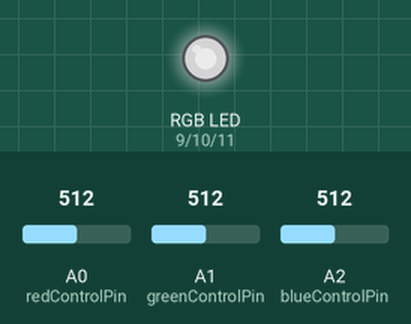
A sketch run on a simulated Arduino Uno, built with avr-gcc and run on an emulated ATmega328P. Shown: an RGB LED mixed from three pins (HIGH = lit). The inputs (shaded band) are chosen by the test bench; at power-on: A0 (redControlPin) = 512, A1 (greenControlPin) = 512, A2 (blueControlPin) = 512. Dim RGB values are drawn brighter than linear.

Above: at 1.2 s.
1.3 s: A0 (redControlPin) set to 716
At 1.6 s:
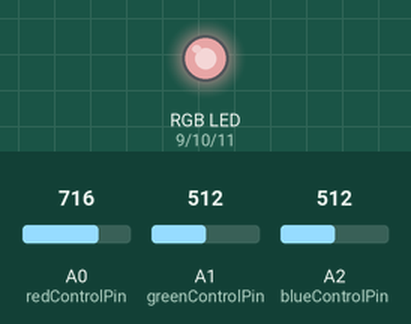
2.8 s: A1 (greenControlPin) set to 716
At 3.6 s:
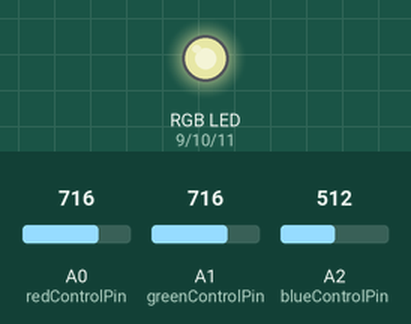
4.3 s: A2 (blueControlPin) set to 716
At 4.9 s:
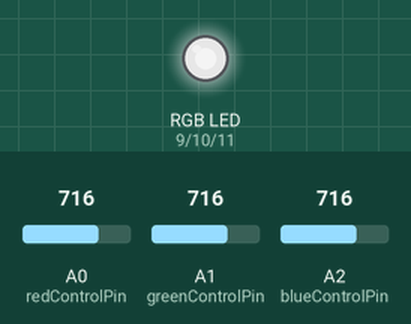
5.8 s: A0 (redControlPin) set to 900
At 6.2 s:
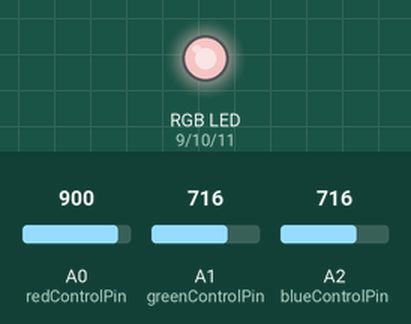
7.3 s: A1 (greenControlPin) set to 900
At 8.5 s:
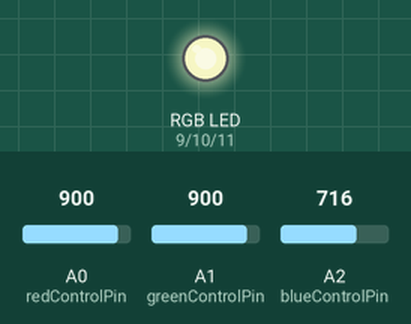
8.8 s: A2 (blueControlPin) set to 900
At 9.5 s:
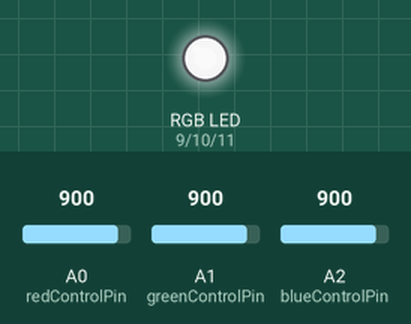
Timing chart, 0 to 11.3 s (numbered marks = the images above; inputs shaded):
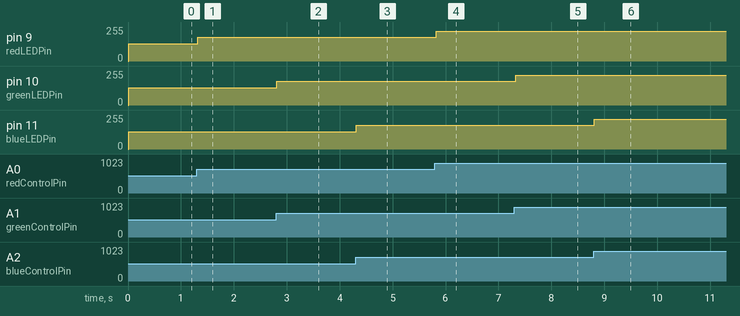

Measured:
- after the input at 1.3 s, pin 9 (redLEDPin): 128/255 → 179/255 at once
- after the input at 2.8 s, pin 10 (greenLEDPin): 128/255 → 179/255 at once
- after the input at 4.3 s, pin 11 (blueLEDPin): 128/255 → 179/255 at once
- after the input at 5.8 s, pin 9 (redLEDPin): 179/255 → 225/255 at once
- after the input at 7.3 s, pin 10 (greenLEDPin): 179/255 → 225/255 at once
- after the input at 8.8 s, pin 11 (blueLEDPin): 179/255 → 225/255 at once

The sketch:

Program.ino
```cpp
constexpr int redLEDPin = 9;
constexpr int greenLEDPin = 10;
constexpr int blueLEDPin = 11;

constexpr int redControlPin = A0;
constexpr int greenControlPin = A1;
constexpr int blueControlPin = A2;

uint16_t redControlValue = 0;
uint16_t greenControlValue = 0;
uint16_t blueControlValue = 0;

// define for logging
// #define LOGS

#ifdef LOGS
constexpr int logBufferSize = 256;
char logBuffer[logBufferSize];
#endif

void setup() {
  #ifdef LOGS
  Serial.begin(9600);
  #endif
  // Serial.begin(9600);
  pinMode(redLEDPin, OUTPUT);
  pinMode(greenLEDPin, OUTPUT);
  pinMode(blueLEDPin, OUTPUT);
}

void loop() {
  redControlValue = analogRead(redControlPin);
  delay(5);
  greenControlValue = analogRead(greenControlPin);
  delay(5);
  blueControlValue = analogRead(blueControlPin);
  delay(5);

  #ifdef LOGS
  sprintf(logBuffer, "Red value: %i \t Green value: %i \t Blue value: %i", (redControlValue >> 2), (greenControlValue >> 2), (blueControlValue >> 2));
  Serial.println(logBuffer);
  #endif

  analogWrite(redLEDPin, (redControlValue >> 2));
  analogWrite(greenLEDPin, (greenControlValue >> 2));
  analogWrite(blueLEDPin, (blueControlValue >> 2));
}
```
